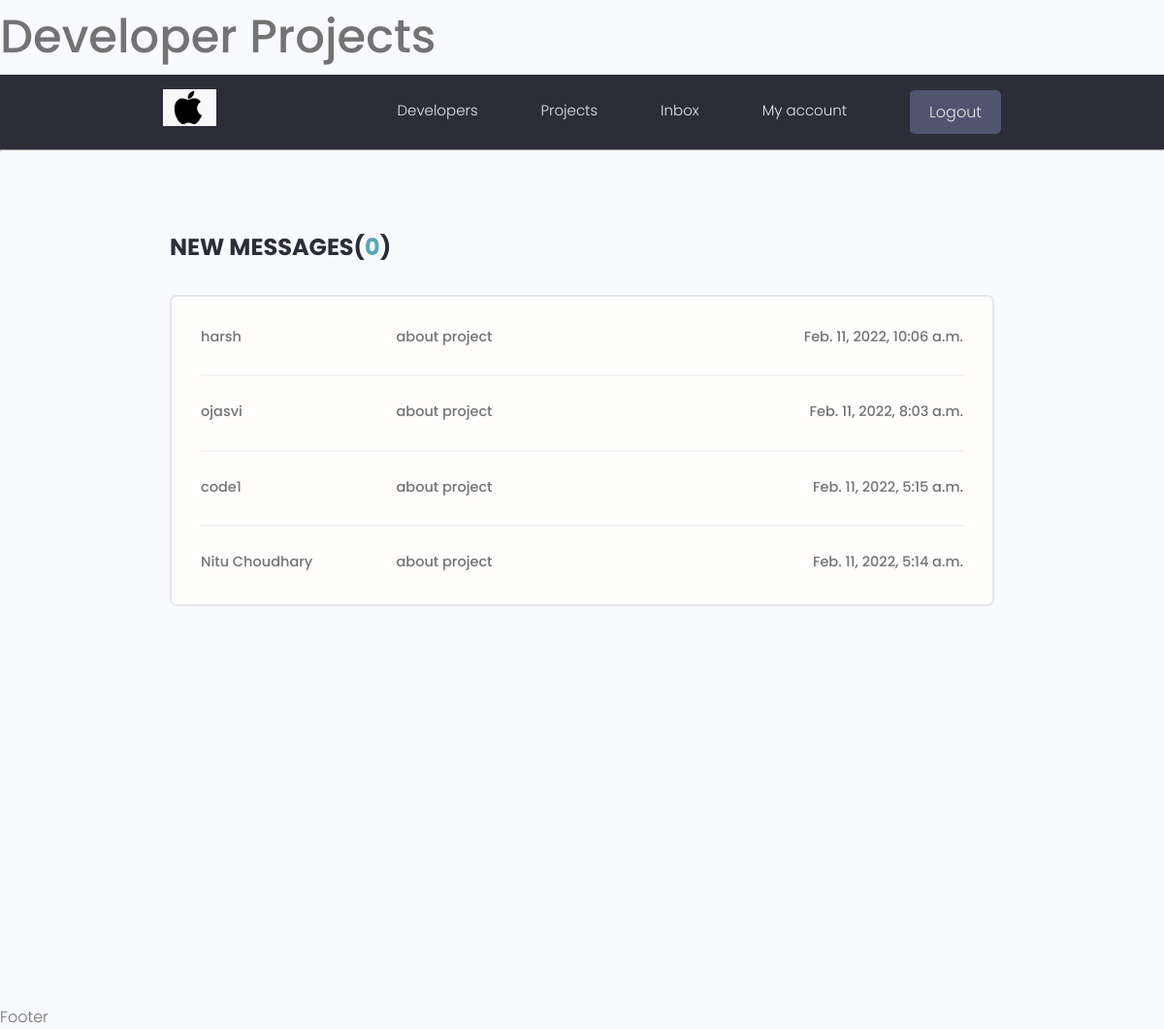
The page /users/inbox/ (signed in) on the database its author committed.
### users/models.py (models this page shows, shortened)
class Message(models.Model):
    sender = models.ForeignKey(Profile,on_delete=models.SET_NULL,null=True,blank=True)
    recipient = models.ForeignKey(Profile,on_delete=models.SET_NULL,null=True,blank=True,related_name='messages')
    name = models.CharField(max_length=200,null=True,blank=True)
    email = models.EmailField(max_length=200,null=True,blank=True)
    subject = models.CharField(max_length=200,null=True,blank=True)
    body = models.TextField()
    is_read = models.BooleanField(default=False,null=True)
    created = models.DateTimeField(auto_now_add=True)
    class Meta:
        ordering = ['is_read','-created']

### users/views.py (the view)
# urls.py: path('inbox/',views.inbox,name='inbox'),
@login_required(login_url='users:login')
def inbox(request):
    recipient = request.user.profile
    recieved_msgs = recipient.messages.all()
    unreadCount = recieved_msgs.filter(is_read=False).count()
    context = {'recieved_msgs':recieved_msgs, 'unreadCount':unreadCount}
    return render(request,'users/inbox.html',context)

### users/templates/users/inbox.html
{% extends 'main.html' %}
{% block content %}
  <main class="inbox my-xl">
    <div class="content-box">
      <h3 class="inbox__title">New Messages(<span>{{unreadCount}}</span>)</h3>
      <ul class="messages">
          {% for msg in recieved_msgs %}
          {% if msg.is_read == False %}
        <li class="message message--unread">
            {% else %}
            <li class = "message">
            {% endif %}
          <a href="{% url 'users:view-message' msg.id %}">
            <span class="message__author">{{msg.name}}</span>
            <span class="message__subject">{{msg.subject}}</span>
            <span class="message__date">{{msg.created}}</span>
          </a>
        </li>
        {% endfor %}
      </ul>
    </div>
  </main>
{% endblock %}

### static/styles/app.css (style rules this page uses)
:root { --color-sub: #2d2d39; }
.content-box { width: 95%; max-width: 85rem; margin: 0 auto; }
.inbox { height: 90vh; }
.inbox__title, .inbox__title span { font-size: 2.4rem; font-weight: 700; color: var(--color-sub); text-transform: uppercase; text-align: left; margin-bottom: 3rem; }
.inbox__title span { color: var(--color-main); }
.messages { list-style: none; background: var(--color-white); padding: 0.5rem 3rem; border: 2px solid var(--color-light); border-radius: 0.7rem; }
.message { padding: 2.5rem 0; }
.message > a span { font-size: 1.45rem; font-weight: 500; }
.message:not(:last-child) { border-bottom: 2px solid var(--color-white-light); }
.message > a { display: flex; gap: 1rem; }
.message__author, .message__date { flex-basis: 25%; }
.message__subject { flex-basis: 50%; }
.message__date { text-align: right; }

### static/uikit/styles/modules/_variables.css (style rules this page uses)
:root { --color-main: #5aa5b9; --color-main-light: #e6faff; --color-sub: #3f4156; --color-sub-light: #51546e; --color-sub-lighter: #ededfd; --color-text: #737373; --color-gray: #8b8b8b; --color-light: #e5e7eb; --color-light-gray: #767676; --color-bg: #f8fafd; --color-white: #fffefd; --color-white-light: #f3f3f3; --color-success: #359e64; --color-success-bg: #def8e8; --color-error: #fc4b0b; --color-error-bg: #fff2ee; --font-base: 'Poppins', arial, helvetica, 'Segoe UI', roboto, ubuntu, sans-serif; --font-monospace: 'Fira Code', 'Courier New', courier, monospace; --font-regular: 300; --font-medium: 500; --font-bold: 700; --generic-shadow: 1px 1px 5px #00000010; --generic-transition: all 0.3s ease-in-out; }

### static/uikit/styles/modules/_base.css (style rules this page uses)
* { margin: 0; padding: 0; box-sizing: border-box; text-rendering: optimizeLegibility; color: inherit; font-size: inherit; }
html { font-size: 50%; }
@media only screen and (min-width: 480px) { html { font-size: 56.25%; } }
@media only screen and (min-width: 1200px) { html { font-size: 62.5%; } }
body { line-height: 1.6; font-weight: 400; font-size: 1.5rem; color: var(--color-text); background-color: var(--color-bg); min-height: 100vh; }

### static/uikit/styles/modules/_typography.css (style rules this page uses)
* { font-family: var(--font-base); }
h3 { font-size: 3.2rem; font-weight: var(--font-medium); }
p, span, strong { font-size: 1.6rem; color: var(--color-text); font-weight: var(--font-regular); }
a { padding-bottom: 2px; text-decoration: none; display: inline-block; color: var(--color-main); font-weight: var(--font-medium); }

### static/uikit/styles/modules/_utilities.css (style rules this page uses)
.my-xl { margin: 8rem auto; }

### rows shown on the page
Message: name "harsh", subject "about project", created "Feb. 11, 2022, 10:06 a.m."
Message: name "ojasvi", subject "about project", created "Feb. 11, 2022, 8:03 a.m."
Message: name "code1", subject "about project", created "Feb. 11, 2022, 5:15 a.m."
Message: name "Nitu Choudhary", subject "about project", created "Feb. 11, 2022, 5:14 a.m."

### other values the page prints
{{ unreadCount }} "0"
